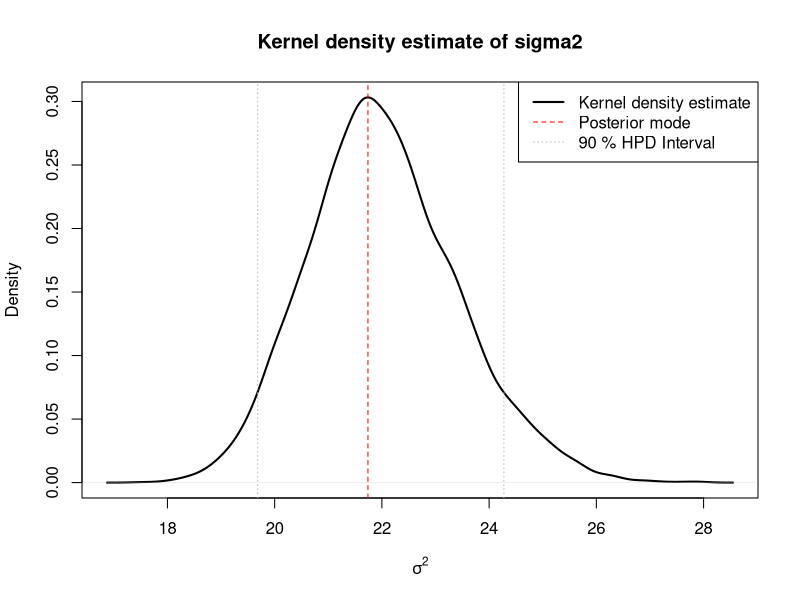
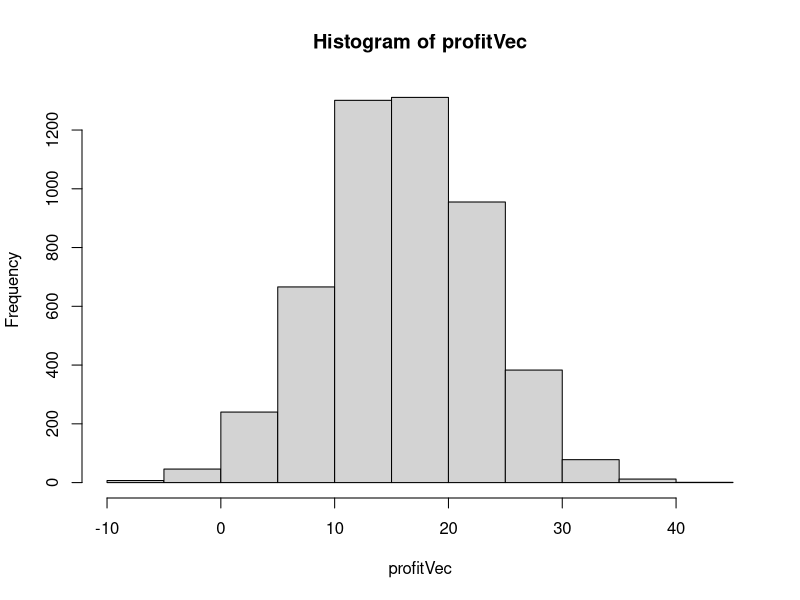

Generate these figures, in order, with R:
## a) Use BayesLinReg to sim 5000 draws from posterior distrib of all coeff coefficients. Summarize posterior
## with point estimate under quadratic loss function and 95 % equal tail intervals. Interpret cred intervals for
## regression coefficient on nitrogen oxides concentration.

###############################
########## Problem 1 ########## 
############################### 

# Reading the data from file
library(MASS)
BostonHousing = Boston
y = BostonHousing$medv
X = cbind(1,BostonHousing[,1:13]) # Adding a column of ones for the intercept
names(X)[1] <- "intercept"
covNames <- names(X)
y <- as.numeric(y)
X <- as.matrix(X)
XNewHouse <- c(1,0.03,40,1.5,0,0.5,6,30,5,3,300,17,390,4)

if(length((grep("mvtnorm",installed.packages()[,1])))==0)
  install.packages("mvtnorm")
library(mvtnorm)

# Defining a function that simulates from the scaled inverse Chi-square distribution
rScaledInvChi2 <- function(n, df, scale){
  return((df*scale)/rchisq(n,df=df))
}

BayesLinReg <- function(y, X, mu_0, Omega_0, v_0, sigma2_0, nIter){
  # Direct sampling from a Gaussian linear regression with conjugate prior:
  #
  # beta | sigma2 ~ N(mu_0, sigma2*inv(Omega_0))
  # sigma2 ~ Inv-Chi2(v_0,sigma2_0)
  # 
  # Author: Mattias Villani, IDA, Linkoping University. http://mattiasvillani.com
  #
  # INPUTS:
  #   y - n-by-1 vector with response data observations
  #   X - n-by-nCovs matrix with covariates, first column should be ones if you want an intercept.
  #   mu_0 - prior mean for beta
  #   Omega_0  - prior precision matrix for beta
  #   v_0      - degrees of freedom in the prior for sigma2
  #   sigma2_0 - location ("best guess") in the prior for sigma2
  #   nIter - Number of samples from the posterior (iterations)
  #
  # OUTPUTS:
  #   results$betaSample     - Posterior sample of beta.     nIter-by-nCovs matrix
  #   results$sigma2Sample   - Posterior sample of sigma2.   nIter-by-1 vector
  
  # Compute posterior hyperparameters
  n = length(y) # Number of observations
  nCovs = dim(X)[2] # Number of covariates
  XX = t(X)%*%X
  betaHat <- solve(XX,t(X)%*%y)
  Omega_n = XX + Omega_0
  mu_n = solve(Omega_n,XX%*%betaHat+Omega_0%*%mu_0)
  v_n = v_0 + n
  sigma2_n = as.numeric((v_0*sigma2_0 + ( t(y)%*%y + t(mu_0)%*%Omega_0%*%mu_0 - t(mu_n)%*%Omega_n%*%mu_n))/v_n)
  invOmega_n = solve(Omega_n)
  
  # The actual sampling
  sigma2Sample = rep(NA, nIter)
  betaSample = matrix(NA, nIter, nCovs)
  for (i in 1:nIter){
    
    # Simulate from p(sigma2 | y, X)
    sigma2 = rScaledInvChi2(n=1, df = v_n, scale = sigma2_n)
    sigma2Sample[i] = sigma2
    
    # Simulate from p(beta | sigma2, y, X)
    beta_ = rmvnorm(n=1, mean = mu_n, sigma = sigma2*invOmega_n)
    betaSample[i,] = beta_
    
  }
  return(results = list(sigma2Sample = sigma2Sample, betaSample=betaSample))
}

mu_0=rep(0, ncol(X))
omega_0=1/10^2*diag(ncol(X))
v_0=1
sigma2_0=5^2
nIter=5000
linPost=BayesLinReg(y, X, mu_0, omega_0, v_0, sigma2_0, nIter)
betaPost=linPost$betaSample
sigma2Post=linPost$sigma2Sample
results=matrix(0,ncol(X)+1,3)
results_names=covNames
results_names=append(results_names, "sigma2")
rownames(results)=results_names
colnames(results)=c("Point estimator", "2,5%", "97,5%")
for (i in 1:ncol(X)) {
  results[i,1]=mean(betaPost[,i])
  results[i,-1]=quantile(betaPost[,i], probs=c(0.025, 0.975))
}
results[(ncol(X)+1),1]=mean(sigma2Post)
results[(ncol(X)+1),-1]=quantile(sigma2Post, probs=c(0.025, 0.975))
results

## b) Kernel density estimates. Compute posterior mode and HPD 90 % for sigma2

sigma2_kernel=density(sigma2Post)
sigma2_kernel.df=data.frame(sigma2=sigma2_kernel$x, density=sigma2_kernel$y)
sigma2_kernel.df=sigma2_kernel.df[order(-sigma2_kernel.df[,2]),]
index=dim(sigma2_kernel.df)[1]
sigma2_kernel.df$density=cumsum(sigma2_kernel.df$density)/sum(sigma2_kernel.df$density)
sigma2Cred=sigma2_kernel.df[sigma2_kernel.df$density<0.9,]
credInterval=c(min(sigma2Cred$sigma2), max(sigma2Cred$sigma2))
sigma2Mode=sigma2_kernel.df[1,]$sigma2

plot(sigma2_kernel, type="l", lwd=2, main="Kernel density estimate of sigma2", xlab=expression(sigma^2))
abline(v=sigma2Mode, col="red", lwd=1, lty=2)
abline(v=credInterval[1], col="grey", lwd=1, lty=3)
abline(v=credInterval[2], col="grey", lwd=1, lty=3)
legend("topright", legend=c("Kernel density estimate", "Posterior mode", "90 % HPD Interval"), lty=c(1,2,3),
       lwd=c(2,1,1), col=c("black", "red", "grey"))

## c) Construction company planning to build a new house with covariates given in XNewHouse. Cost is 20000 dollars
## and the company is planning to sell the house when finished. Do Bayesian analysis to determine how probable
## it is that the company will make money (that the house will sell for more than 20000 dollars).

XNewHouse <- c(1,0.03,40,1.5,0,0.5,6,30,5,3,300,17,390,4)
profitVec=rep(0,nIter)
for (i in 1:nIter) {
  profitVec[i]=-20+betaPost[i]%*%XNewHouse+rnorm(1, mean=0, sd=sqrt(sigma2Post[i]))
}
hist(profitVec)
probProfit=sum(profitVec>0)/nIter
print(probProfit)
quantile(profitVec, probs=c(0.025, 0.975))

## Very probable that the company will make a profit since 98.82 % of the posterior draws are above zero. Negative
## values are also not present in the 95 % equal tail interval which also indicates that the company will make
## a profit. 
